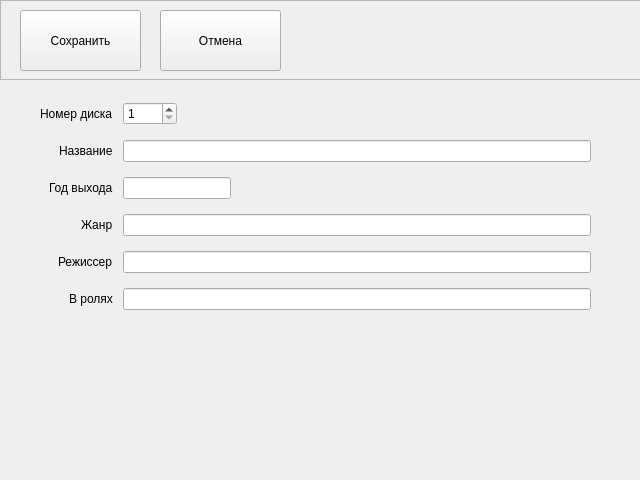
<?xml version="1.0" encoding="UTF-8"?>
<ui version="4.0">
 <class>FilmForm</class>
 <widget class="QWidget" name="FilmForm">
  <property name="geometry">
   <rect>
    <x>0</x>
    <y>0</y>
    <width>640</width>
    <height>480</height>
   </rect>
  </property>
  <property name="sizePolicy">
   <sizepolicy hsizetype="Expanding" vsizetype="Preferred">
    <horstretch>0</horstretch>
    <verstretch>0</verstretch>
   </sizepolicy>
  </property>
  <property name="windowTitle">
   <string>Form</string>
  </property>
  <widget class="QWidget" name="layoutWidget">
   <property name="geometry">
    <rect>
     <x>20</x>
     <y>80</y>
     <width>591</width>
     <height>251</height>
    </rect>
   </property>
   <layout class="QFormLayout" name="formLayout">
    <property name="sizeConstraint">
     <enum>QLayout::SetDefaultConstraint</enum>
    </property>
    <property name="fieldGrowthPolicy">
     <enum>QFormLayout::ExpandingFieldsGrow</enum>
    </property>
    <property name="rowWrapPolicy">
     <enum>QFormLayout::WrapLongRows</enum>
    </property>
    <property name="labelAlignment">
     <set>Qt::AlignRight|Qt::AlignTrailing|Qt::AlignVCenter</set>
    </property>
    <property name="formAlignment">
     <set>Qt::AlignCenter</set>
    </property>
    <property name="horizontalSpacing">
     <number>10</number>
    </property>
    <property name="verticalSpacing">
     <number>15</number>
    </property>
    <property name="leftMargin">
     <number>20</number>
    </property>
    <property name="rightMargin">
     <number>20</number>
    </property>
    <item row="0" column="0">
     <widget class="QLabel" name="diskLabel">
      <property name="text">
       <string>Номер диска</string>
      </property>
     </widget>
    </item>
    <item row="0" column="1">
     <widget class="QSpinBox" name="diskInput">
      <property name="minimum">
       <number>1</number>
      </property>
      <property name="maximum">
       <number>9999</number>
      </property>
     </widget>
    </item>
    <item row="1" column="0">
     <widget class="QLabel" name="titleLabel">
      <property name="text">
       <string>Название</string>
      </property>
     </widget>
    </item>
    <item row="1" column="1">
     <widget class="QLineEdit" name="titleInput"/>
    </item>
    <item row="2" column="0">
     <widget class="QLabel" name="yearLabel">
      <property name="text">
       <string>Год выхода</string>
      </property>
     </widget>
    </item>
    <item row="2" column="1">
     <widget class="QLineEdit" name="yearInput">
      <property name="sizePolicy">
       <sizepolicy hsizetype="Preferred" vsizetype="Fixed">
        <horstretch>0</horstretch>
        <verstretch>0</verstretch>
       </sizepolicy>
      </property>
      <property name="inputMask">
       <string>9999</string>
      </property>
      <property name="text">
       <string/>
      </property>
      <property name="cursorPosition">
       <number>0</number>
      </property>
      <property name="clearButtonEnabled">
       <bool>false</bool>
      </property>
     </widget>
    </item>
    <item row="3" column="0">
     <widget class="QLabel" name="genreLabel">
      <property name="text">
       <string>Жанр</string>
      </property>
     </widget>
    </item>
    <item row="3" column="1">
     <widget class="QLineEdit" name="genreInput"/>
    </item>
    <item row="4" column="0">
     <widget class="QLabel" name="directorLabel">
      <property name="text">
       <string>Режиссер</string>
      </property>
     </widget>
    </item>
    <item row="4" column="1">
     <widget class="QLineEdit" name="directorInput"/>
    </item>
    <item row="5" column="0">
     <widget class="QLabel" name="roleLabel">
      <property name="text">
       <string>В ролях</string>
      </property>
     </widget>
    </item>
    <item row="5" column="1">
     <widget class="QLineEdit" name="roleInput"/>
    </item>
   </layout>
  </widget>
  <widget class="QFrame" name="frame">
   <property name="geometry">
    <rect>
     <x>0</x>
     <y>0</y>
     <width>641</width>
     <height>80</height>
    </rect>
   </property>
   <property name="sizePolicy">
    <sizepolicy hsizetype="Expanding" vsizetype="Preferred">
     <horstretch>0</horstretch>
     <verstretch>0</verstretch>
    </sizepolicy>
   </property>
   <property name="frameShape">
    <enum>QFrame::StyledPanel</enum>
   </property>
   <property name="frameShadow">
    <enum>QFrame::Raised</enum>
   </property>
   <widget class="QPushButton" name="buttonSave">
    <property name="geometry">
     <rect>
      <x>20</x>
      <y>10</y>
      <width>121</width>
      <height>61</height>
     </rect>
    </property>
    <property name="text">
     <string>Сохранить</string>
    </property>
    <property name="shortcut">
     <string>Ctrl+S</string>
    </property>
   </widget>
   <widget class="QPushButton" name="buttonCancel">
    <property name="geometry">
     <rect>
      <x>160</x>
      <y>10</y>
      <width>121</width>
      <height>61</height>
     </rect>
    </property>
    <property name="text">
     <string>Отмена</string>
    </property>
    <property name="shortcut">
     <string>Esc</string>
    </property>
   </widget>
  </widget>
 </widget>
 <resources/>
 <connections/>
</ui>
